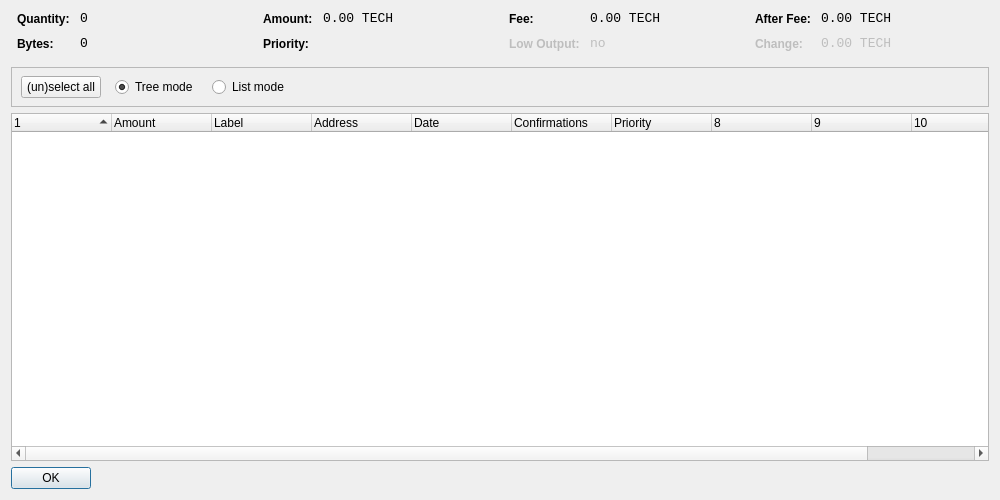
<?xml version="1.0" encoding="UTF-8"?>
<ui version="4.0">
 <class>CoinControlDialog</class>
 <widget class="QDialog" name="CoinControlDialog">
  <property name="geometry">
   <rect>
    <x>0</x>
    <y>0</y>
    <width>1000</width>
    <height>500</height>
   </rect>
  </property>
  <property name="windowTitle">
   <string>Coin Control</string>
  </property>
  <layout class="QVBoxLayout" name="verticalLayout">
   <item>
    <layout class="QHBoxLayout" name="horizontalLayoutTop" stretch="0,0,0,0">
     <property name="topMargin">
      <number>0</number>
     </property>
     <property name="bottomMargin">
      <number>10</number>
     </property>
     <item>
      <layout class="QFormLayout" name="formLayoutCoinControl1">
       <property name="horizontalSpacing">
        <number>10</number>
       </property>
       <property name="verticalSpacing">
        <number>10</number>
       </property>
       <property name="leftMargin">
        <number>6</number>
       </property>
       <property name="rightMargin">
        <number>6</number>
       </property>
       <item row="0" column="0">
        <widget class="QLabel" name="labelCoinControlQuantityText">
         <property name="styleSheet">
          <string notr="true">font-weight:bold;</string>
         </property>
         <property name="text">
          <string>Quantity:</string>
         </property>
        </widget>
       </item>
       <item row="0" column="1">
        <widget class="QLabel" name="labelCoinControlQuantity">
         <property name="font">
          <font>
           <family>Monospace</family>
           <pointsize>10</pointsize>
          </font>
         </property>
         <property name="cursor">
          <cursorShape>IBeamCursor</cursorShape>
         </property>
         <property name="contextMenuPolicy">
          <enum>Qt::ActionsContextMenu</enum>
         </property>
         <property name="text">
          <string notr="true">0</string>
         </property>
         <property name="textInteractionFlags">
          <set>Qt::LinksAccessibleByMouse|Qt::TextSelectableByKeyboard|Qt::TextSelectableByMouse</set>
         </property>
        </widget>
       </item>
       <item row="1" column="0">
        <widget class="QLabel" name="labelCoinControlBytesText">
         <property name="styleSheet">
          <string notr="true">font-weight:bold;</string>
         </property>
         <property name="text">
          <string>Bytes:</string>
         </property>
        </widget>
       </item>
       <item row="1" column="1">
        <widget class="QLabel" name="labelCoinControlBytes">
         <property name="font">
          <font>
           <family>Monospace</family>
           <pointsize>10</pointsize>
          </font>
         </property>
         <property name="cursor">
          <cursorShape>IBeamCursor</cursorShape>
         </property>
         <property name="contextMenuPolicy">
          <enum>Qt::ActionsContextMenu</enum>
         </property>
         <property name="text">
          <string notr="true">0</string>
         </property>
         <property name="textInteractionFlags">
          <set>Qt::LinksAccessibleByMouse|Qt::TextSelectableByKeyboard|Qt::TextSelectableByMouse</set>
         </property>
        </widget>
       </item>
      </layout>
     </item>
     <item>
      <layout class="QFormLayout" name="formLayoutCoinControl2">
       <property name="horizontalSpacing">
        <number>10</number>
       </property>
       <property name="verticalSpacing">
        <number>10</number>
       </property>
       <property name="leftMargin">
        <number>6</number>
       </property>
       <property name="rightMargin">
        <number>6</number>
       </property>
       <item row="0" column="0">
        <widget class="QLabel" name="labelCoinControlAmountText">
         <property name="styleSheet">
          <string notr="true">font-weight:bold;</string>
         </property>
         <property name="text">
          <string>Amount:</string>
         </property>
        </widget>
       </item>
       <item row="0" column="1">
        <widget class="QLabel" name="labelCoinControlAmount">
         <property name="font">
          <font>
           <family>Monospace</family>
           <pointsize>10</pointsize>
          </font>
         </property>
         <property name="cursor">
          <cursorShape>IBeamCursor</cursorShape>
         </property>
         <property name="contextMenuPolicy">
          <enum>Qt::ActionsContextMenu</enum>
         </property>
         <property name="text">
          <string notr="true">0.00 TECH</string>
         </property>
         <property name="textInteractionFlags">
          <set>Qt::LinksAccessibleByMouse|Qt::TextSelectableByKeyboard|Qt::TextSelectableByMouse</set>
         </property>
        </widget>
       </item>
       <item row="1" column="0">
        <widget class="QLabel" name="labelCoinControlPriorityText">
         <property name="styleSheet">
          <string notr="true">font-weight:bold;</string>
         </property>
         <property name="text">
          <string>Priority:</string>
         </property>
        </widget>
       </item>
       <item row="1" column="1">
        <widget class="QLabel" name="labelCoinControlPriority">
         <property name="font">
          <font>
           <family>Monospace</family>
           <pointsize>10</pointsize>
          </font>
         </property>
         <property name="cursor">
          <cursorShape>IBeamCursor</cursorShape>
         </property>
         <property name="contextMenuPolicy">
          <enum>Qt::ActionsContextMenu</enum>
         </property>
         <property name="text">
          <string/>
         </property>
         <property name="textInteractionFlags">
          <set>Qt::LinksAccessibleByMouse|Qt::TextSelectableByKeyboard|Qt::TextSelectableByMouse</set>
         </property>
        </widget>
       </item>
      </layout>
     </item>
     <item>
      <layout class="QFormLayout" name="formLayoutCoinControl3">
       <property name="horizontalSpacing">
        <number>10</number>
       </property>
       <property name="verticalSpacing">
        <number>10</number>
       </property>
       <property name="leftMargin">
        <number>6</number>
       </property>
       <property name="rightMargin">
        <number>6</number>
       </property>
       <item row="0" column="0">
        <widget class="QLabel" name="labelCoinControlFeeText">
         <property name="styleSheet">
          <string notr="true">font-weight:bold;</string>
         </property>
         <property name="text">
          <string>Fee:</string>
         </property>
        </widget>
       </item>
       <item row="0" column="1">
        <widget class="QLabel" name="labelCoinControlFee">
         <property name="font">
          <font>
           <family>Monospace</family>
           <pointsize>10</pointsize>
          </font>
         </property>
         <property name="cursor">
          <cursorShape>IBeamCursor</cursorShape>
         </property>
         <property name="contextMenuPolicy">
          <enum>Qt::ActionsContextMenu</enum>
         </property>
         <property name="text">
          <string notr="true">0.00 TECH</string>
         </property>
         <property name="textInteractionFlags">
          <set>Qt::LinksAccessibleByMouse|Qt::TextSelectableByKeyboard|Qt::TextSelectableByMouse</set>
         </property>
        </widget>
       </item>
       <item row="1" column="0">
        <widget class="QLabel" name="labelCoinControlLowOutputText">
         <property name="enabled">
          <bool>false</bool>
         </property>
         <property name="styleSheet">
          <string notr="true">font-weight:bold;</string>
         </property>
         <property name="text">
          <string>Low Output:</string>
         </property>
        </widget>
       </item>
       <item row="1" column="1">
        <widget class="QLabel" name="labelCoinControlLowOutput">
         <property name="enabled">
          <bool>false</bool>
         </property>
         <property name="font">
          <font>
           <family>Monospace</family>
           <pointsize>10</pointsize>
          </font>
         </property>
         <property name="cursor">
          <cursorShape>IBeamCursor</cursorShape>
         </property>
         <property name="contextMenuPolicy">
          <enum>Qt::ActionsContextMenu</enum>
         </property>
         <property name="text">
          <string notr="true">no</string>
         </property>
         <property name="textInteractionFlags">
          <set>Qt::LinksAccessibleByMouse|Qt::TextSelectableByKeyboard|Qt::TextSelectableByMouse</set>
         </property>
        </widget>
       </item>
      </layout>
     </item>
     <item>
      <layout class="QFormLayout" name="formLayoutCoinControl4">
       <property name="horizontalSpacing">
        <number>10</number>
       </property>
       <property name="verticalSpacing">
        <number>10</number>
       </property>
       <property name="leftMargin">
        <number>6</number>
       </property>
       <property name="rightMargin">
        <number>6</number>
       </property>
       <item row="0" column="0">
        <widget class="QLabel" name="labelCoinControlAfterFeeText">
         <property name="styleSheet">
          <string notr="true">font-weight:bold;</string>
         </property>
         <property name="text">
          <string>After Fee:</string>
         </property>
        </widget>
       </item>
       <item row="0" column="1">
        <widget class="QLabel" name="labelCoinControlAfterFee">
         <property name="font">
          <font>
           <family>Monospace</family>
           <pointsize>10</pointsize>
          </font>
         </property>
         <property name="cursor">
          <cursorShape>IBeamCursor</cursorShape>
         </property>
         <property name="contextMenuPolicy">
          <enum>Qt::ActionsContextMenu</enum>
         </property>
         <property name="text">
          <string notr="true">0.00 TECH</string>
         </property>
         <property name="textInteractionFlags">
          <set>Qt::LinksAccessibleByMouse|Qt::TextSelectableByKeyboard|Qt::TextSelectableByMouse</set>
         </property>
        </widget>
       </item>
       <item row="1" column="0">
        <widget class="QLabel" name="labelCoinControlChangeText">
         <property name="enabled">
          <bool>false</bool>
         </property>
         <property name="styleSheet">
          <string notr="true">font-weight:bold;</string>
         </property>
         <property name="text">
          <string>Change:</string>
         </property>
        </widget>
       </item>
       <item row="1" column="1">
        <widget class="QLabel" name="labelCoinControlChange">
         <property name="enabled">
          <bool>false</bool>
         </property>
         <property name="font">
          <font>
           <family>Monospace</family>
           <pointsize>10</pointsize>
          </font>
         </property>
         <property name="cursor">
          <cursorShape>IBeamCursor</cursorShape>
         </property>
         <property name="contextMenuPolicy">
          <enum>Qt::ActionsContextMenu</enum>
         </property>
         <property name="text">
          <string notr="true">0.00 TECH</string>
         </property>
         <property name="textInteractionFlags">
          <set>Qt::LinksAccessibleByMouse|Qt::TextSelectableByKeyboard|Qt::TextSelectableByMouse</set>
         </property>
        </widget>
       </item>
      </layout>
     </item>
    </layout>
   </item>
   <item>
    <widget class="QFrame" name="frame">
     <property name="minimumSize">
      <size>
       <width>0</width>
       <height>40</height>
      </size>
     </property>
     <property name="frameShape">
      <enum>QFrame::StyledPanel</enum>
     </property>
     <property name="frameShadow">
      <enum>QFrame::Sunken</enum>
     </property>
     <widget class="QWidget" name="horizontalLayoutWidget">
      <property name="geometry">
       <rect>
        <x>10</x>
        <y>0</y>
        <width>781</width>
        <height>41</height>
       </rect>
      </property>
      <layout class="QHBoxLayout" name="horizontalLayoutPanel" stretch="0,0,0,0,0">
       <property name="spacing">
        <number>14</number>
       </property>
       <item>
        <widget class="QPushButton" name="pushButtonSelectAll">
         <property name="sizePolicy">
          <sizepolicy hsizetype="Maximum" vsizetype="Fixed">
           <horstretch>0</horstretch>
           <verstretch>0</verstretch>
          </sizepolicy>
         </property>
         <property name="text">
          <string>(un)select all</string>
         </property>
        </widget>
       </item>
       <item>
        <widget class="QRadioButton" name="radioTreeMode">
         <property name="sizePolicy">
          <sizepolicy hsizetype="Maximum" vsizetype="Fixed">
           <horstretch>0</horstretch>
           <verstretch>0</verstretch>
          </sizepolicy>
         </property>
         <property name="text">
          <string>Tree mode</string>
         </property>
         <property name="checked">
          <bool>true</bool>
         </property>
        </widget>
       </item>
       <item>
        <widget class="QRadioButton" name="radioListMode">
         <property name="sizePolicy">
          <sizepolicy hsizetype="Maximum" vsizetype="Fixed">
           <horstretch>0</horstretch>
           <verstretch>0</verstretch>
          </sizepolicy>
         </property>
         <property name="text">
          <string>List mode</string>
         </property>
        </widget>
       </item>
       <item>
        <spacer name="horizontalSpacer">
         <property name="orientation">
          <enum>Qt::Horizontal</enum>
         </property>
         <property name="sizeHint" stdset="0">
          <size>
           <width>40</width>
           <height>20</height>
          </size>
         </property>
        </spacer>
       </item>
      </layout>
     </widget>
    </widget>
   </item>
   <item>
    <widget class="CoinControlTreeWidget" name="treeWidget">
     <property name="contextMenuPolicy">
      <enum>Qt::CustomContextMenu</enum>
     </property>
     <property name="sortingEnabled">
      <bool>false</bool>
     </property>
     <property name="columnCount">
      <number>11</number>
     </property>
     <attribute name="headerShowSortIndicator" stdset="0">
      <bool>true</bool>
     </attribute>
     <attribute name="headerStretchLastSection">
      <bool>false</bool>
     </attribute>
     <column>
      <property name="text">
       <string/>
      </property>
     </column>
     <column>
      <property name="text">
       <string>Amount</string>
      </property>
     </column>
     <column>
      <property name="text">
       <string>Label</string>
      </property>
     </column>
     <column>
      <property name="text">
       <string>Address</string>
      </property>
     </column>
     <column>
      <property name="text">
       <string>Date</string>
      </property>
     </column>
     <column>
      <property name="text">
       <string>Confirmations</string>
      </property>
      <property name="toolTip">
       <string>Confirmed</string>
      </property>
     </column>
     <column>
      <property name="text">
       <string>Priority</string>
      </property>
     </column>
     <column>
      <property name="text">
       <string/>
      </property>
     </column>
     <column>
      <property name="text">
       <string/>
      </property>
     </column>
     <column>
      <property name="text">
       <string/>
      </property>
     </column>
     <column>
      <property name="text">
       <string/>
      </property>
     </column>
    </widget>
   </item>
   <item>
    <widget class="QDialogButtonBox" name="buttonBox">
     <property name="sizePolicy">
      <sizepolicy hsizetype="Maximum" vsizetype="Fixed">
       <horstretch>0</horstretch>
       <verstretch>0</verstretch>
      </sizepolicy>
     </property>
     <property name="orientation">
      <enum>Qt::Horizontal</enum>
     </property>
     <property name="standardButtons">
      <set>QDialogButtonBox::Ok</set>
     </property>
    </widget>
   </item>
  </layout>
 </widget>
 <customwidgets>
  <customwidget>
   <class>CoinControlTreeWidget</class>
   <extends>QTreeWidget</extends>
   <header>coincontroltreewidget.h</header>
  </customwidget>
 </customwidgets>
 <resources/>
 <connections/>
</ui>
